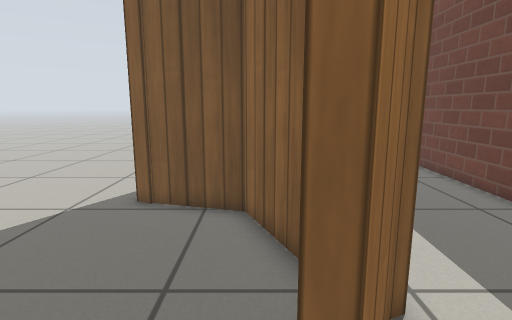
View 1 (above)

15 first-person views from a walk through a robot-simulator world made for Gazebo. The camera is 0.74 m above the floor, tilts 10° down and sees 80° across. The floor is counted in squares, 0.25 m on a side. Each view is taken from the middle of a square. On the plan, view 1 faces up. The plan holds only what a view shows up to about 20 squares ahead; the rest is blank. Simple patterns stand in for the simulator's built-in surfaces.

View 2
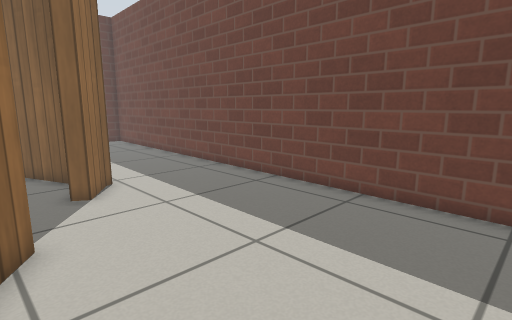

View 3
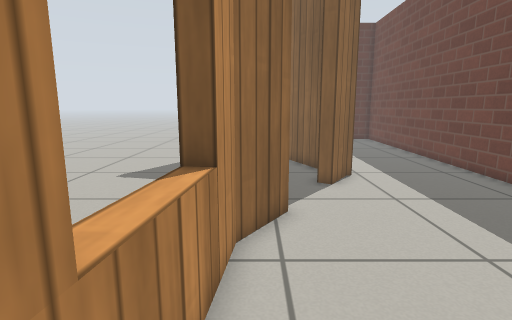

View 4
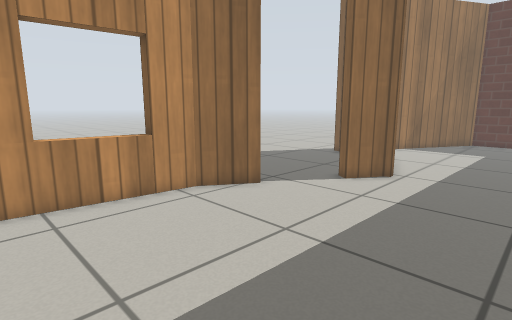

View 5
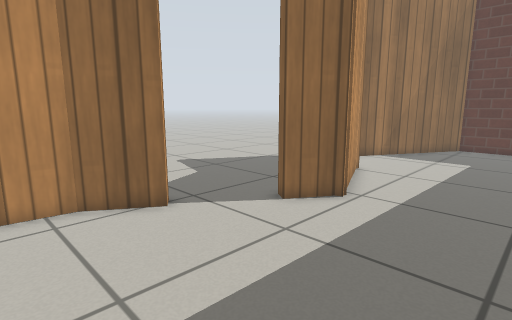

View 6
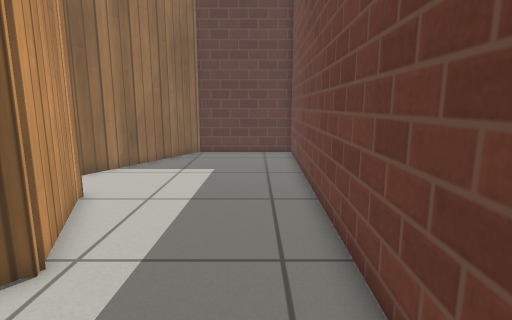

View 7
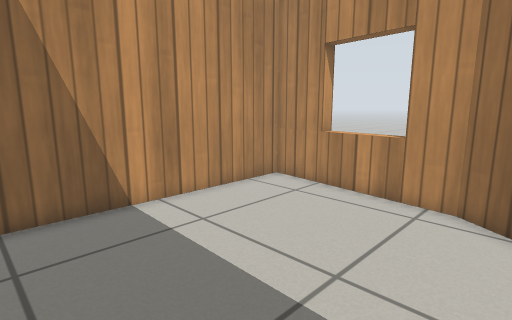

View 8
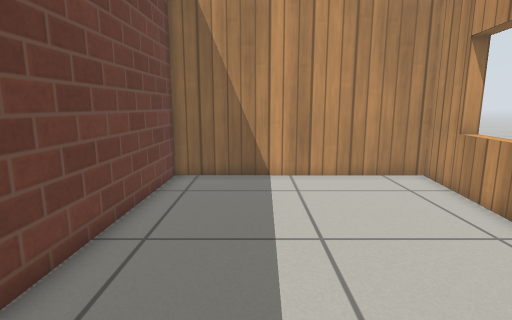

View 9
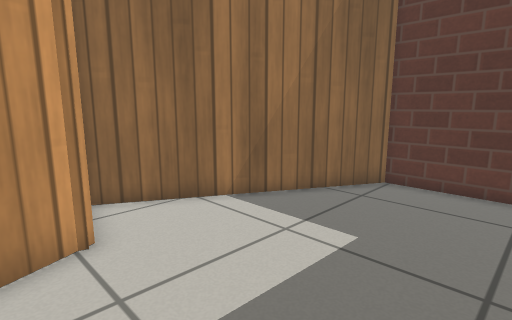

View 10
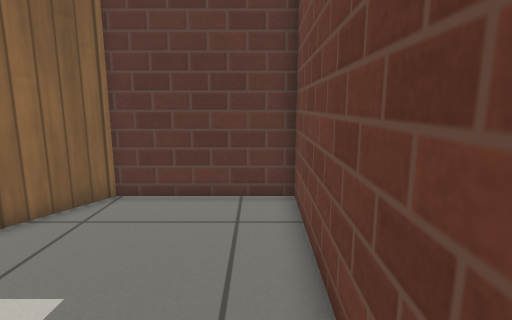

View 11
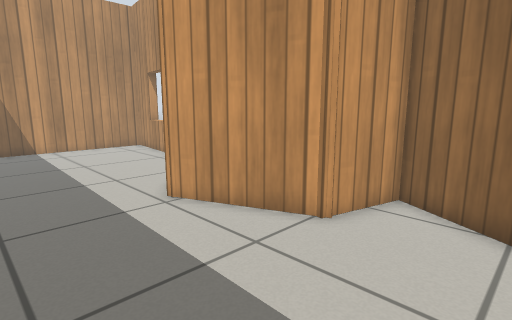

View 12
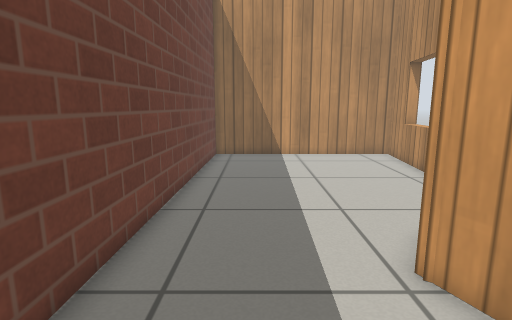

View 13
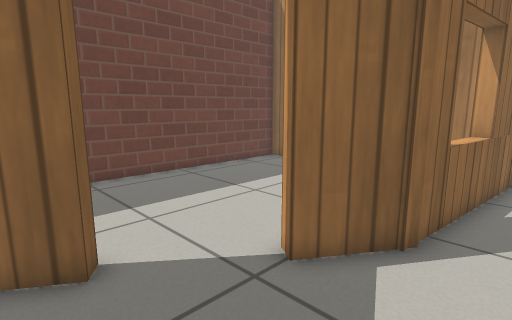

View 14
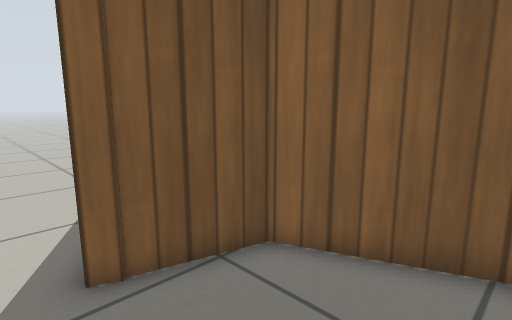

View 15
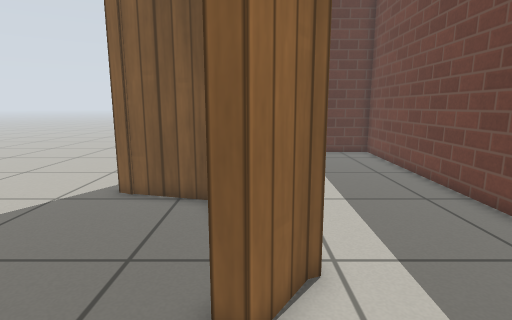

### Floor plan
Points are (right, up) in squares from view 1. A wall is a line through its corners. A room is listed if a view was taken in it or the views show most of it. See-through windows are left out.
Room 1 (views 1, 2, 3, 4, 5, 6, 7, 8, 15)
walls: (-1.6, -0.3) (-1.1, -0.7) (-2.4, -2.7) (-3.3, -9.9) (7.5, -9.9) (8, 6.6); (1.9, 3.9) (0.9, 2.3); (1.6, 5.2) (2.2, 3.9)
ways out: opening at (5, 5.8) to room 2; open door at (-1, 0) to room 3; open door at (0, 1.5) to room 3
Room 2 (views 9, 10, 11, 12)
walls: (8, 6.6) (8.3, 18.8) (2.4, 18.8) (-2.9, 9.6) (0.1, 8.8) (1.6, 5.2)
ways out: opening at (5, 5.8) to room 1
Room 3 (views 13, 14)
walls: (0.4, 2.7) (1.1, 3.8); (1.4, 4.3) (-0.3, 8.3) (-3.8, 9.2); (-3.2, -2.8) (-1.6, -0.3); (-3.1, 8.9) (-3.8, 9.3); (-3.7, -7.4) (-2.9, -7.5); (-3.6, -7.7) (-3, -2.2)
ways out: open door at (-1, 0) to room 1; open door at (0, 1.5) to room 1; opening at (-4.5, 11.5)

Where each view was taken, in squares from view 1:
view 1: 0 up, 0 right, facing up
view 2: 8 down, 2 left, facing up-right
view 3: 9 down, 2 left, facing up
view 4: 9 down, 7 right, facing up-left
view 5: 5 down, 7 right, facing up-left
view 6: 1 down, 6 right, facing up
view 7: 1 down, 7 right, facing down-left
view 8: 3 up, 4 right, facing down
view 9: 7 up, 7 right, facing up-left
view 10: 9 up, 7 right, facing up
view 11: 13 up, 7 right, facing down-left
view 12: 9 up, 5 right, facing down
view 13: 4 up, 5 left, facing down-right
view 14: 4 up, 5 left, facing up-right
view 15: 1 down, 1 right, facing up
